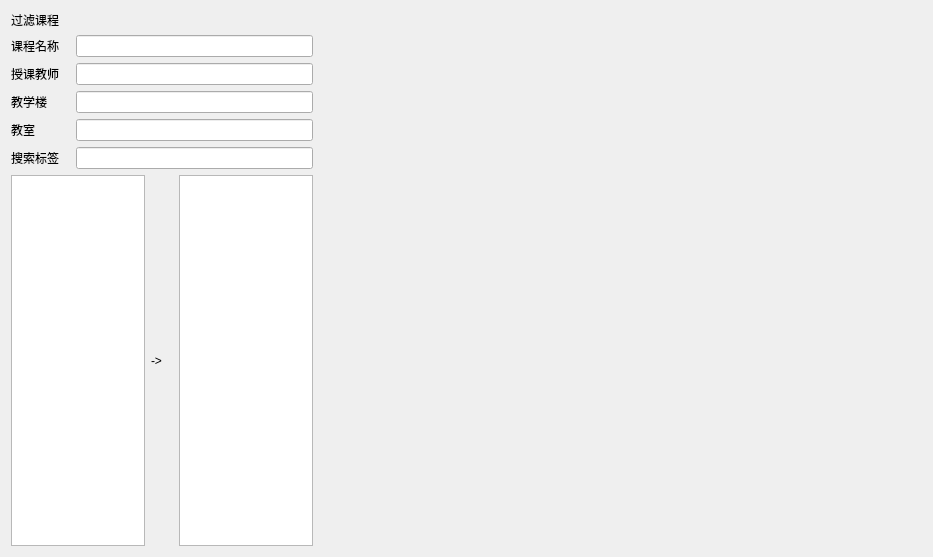
<?xml version="1.0" encoding="UTF-8"?>
<ui version="4.0">
 <class>RadarWindow</class>
 <widget class="QDialog" name="RadarWindow">
  <property name="geometry">
   <rect>
    <x>0</x>
    <y>0</y>
    <width>933</width>
    <height>557</height>
   </rect>
  </property>
  <property name="windowTitle">
   <string>查找课程</string>
  </property>
  <layout class="QHBoxLayout" name="horizontalLayout" stretch="1,2">
   <item>
    <layout class="QVBoxLayout" name="verticalLayout">
     <item>
      <widget class="QLabel" name="label">
       <property name="text">
        <string>过滤课程</string>
       </property>
      </widget>
     </item>
     <item>
      <layout class="QHBoxLayout" name="horizontalLayout_3" stretch="1,4">
       <item>
        <widget class="QLabel" name="label_2">
         <property name="text">
          <string>课程名称</string>
         </property>
        </widget>
       </item>
       <item>
        <widget class="QLineEdit" name="i_name"/>
       </item>
      </layout>
     </item>
     <item>
      <layout class="QHBoxLayout" name="horizontalLayout_2" stretch="1,4">
       <item>
        <widget class="QLabel" name="label_3">
         <property name="text">
          <string>授课教师</string>
         </property>
        </widget>
       </item>
       <item>
        <widget class="QLineEdit" name="i_teacher"/>
       </item>
      </layout>
     </item>
     <item>
      <layout class="QHBoxLayout" name="horizontalLayout_4" stretch="1,4">
       <item>
        <widget class="QLabel" name="label_4">
         <property name="text">
          <string>教学楼</string>
         </property>
        </widget>
       </item>
       <item>
        <widget class="QLineEdit" name="i_building"/>
       </item>
      </layout>
     </item>
     <item>
      <layout class="QHBoxLayout" name="horizontalLayout_5" stretch="1,4">
       <item>
        <widget class="QLabel" name="label_5">
         <property name="text">
          <string>教室</string>
         </property>
        </widget>
       </item>
       <item>
        <widget class="QLineEdit" name="i_room"/>
       </item>
      </layout>
     </item>
     <item>
      <layout class="QHBoxLayout" name="horizontalLayout_6" stretch="1,4">
       <item>
        <widget class="QLabel" name="label_6">
         <property name="text">
          <string>搜索标签</string>
         </property>
        </widget>
       </item>
       <item>
        <widget class="QLineEdit" name="i_tags"/>
       </item>
      </layout>
     </item>
     <item>
      <layout class="QHBoxLayout" name="horizontalLayout_7" stretch="6,1,6">
       <item>
        <widget class="QListWidget" name="l_all_tags"/>
       </item>
       <item>
        <widget class="QLabel" name="label_7">
         <property name="text">
          <string>-&gt;</string>
         </property>
        </widget>
       </item>
       <item>
        <widget class="QListWidget" name="l_selected_tags"/>
       </item>
      </layout>
     </item>
    </layout>
   </item>
   <item>
    <widget class="CourseTableWidget" name="Table" native="true"/>
   </item>
  </layout>
 </widget>
 <customwidgets>
  <customwidget>
   <class>CourseTableWidget</class>
   <extends>QWidget</extends>
   <header>coursetablewidget.h</header>
   <container>1</container>
  </customwidget>
 </customwidgets>
 <resources/>
 <connections/>
</ui>
